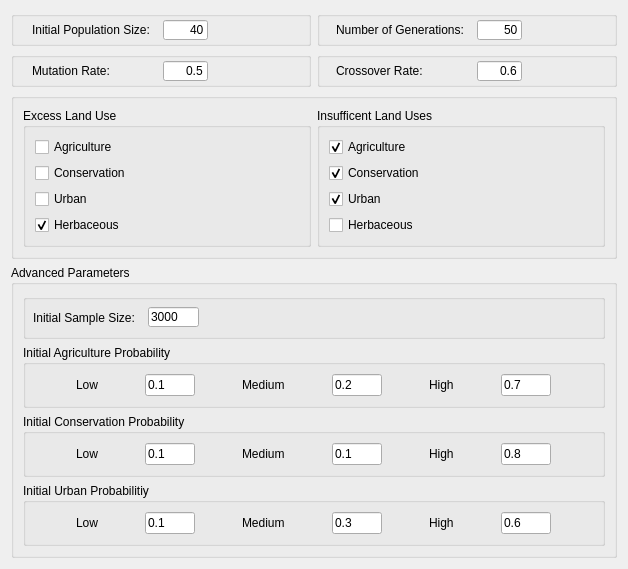
         <widget class="QWidget" name="tab_3">
          <attribute name="title">
           <string>Genetic Algorithm</string>
          </attribute>
          <layout class="QGridLayout" name="gridLayout_2">
           <item row="3" column="0" colspan="2">
            <widget class="QGroupBox" name="groupBox_16">
             <property name="sizePolicy">
              <sizepolicy hsizetype="Preferred" vsizetype="Fixed">
               <horstretch>0</horstretch>
               <verstretch>0</verstretch>
              </sizepolicy>
             </property>
             <property name="title">
              <string/>
             </property>
             <layout class="QHBoxLayout" name="horizontalLayout_13">
              <item>
               <widget class="QGroupBox" name="groupBox_9">
                <property name="sizePolicy">
                 <sizepolicy hsizetype="Expanding" vsizetype="Fixed">
                  <horstretch>0</horstretch>
                  <verstretch>0</verstretch>
                 </sizepolicy>
                </property>
                <property name="toolTip">
                 <string>&lt;html&gt;&lt;head/&gt;&lt;body&gt;&lt;p&gt;Land use constraint on the GA scenario.&lt;/p&gt;&lt;/body&gt;&lt;/html&gt;</string>
                </property>
                <property name="title">
                 <string>Excess Land Use</string>
                </property>
                <layout class="QVBoxLayout" name="verticalLayout_5">
                 <item>
                  <widget class="QCheckBox" name="check_ag_ex">
                   <property name="text">
                    <string>Agriculture</string>
                   </property>
                  </widget>
                 </item>
                 <item>
                  <widget class="QCheckBox" name="check_con_ex">
                   <property name="text">
                    <string>Conservation</string>
                   </property>
                  </widget>
                 </item>
                 <item>
                  <widget class="QCheckBox" name="check_urb_ex">
                   <property name="text">
                    <string>Urban</string>
                   </property>
                  </widget>
                 </item>
                 <item>
                  <widget class="QCheckBox" name="check_herb_ex">
                   <property name="text">
                    <string>Herbaceous</string>
                   </property>
                   <property name="checked">
                    <bool>true</bool>
                   </property>
                  </widget>
                 </item>
                </layout>
               </widget>
              </item>
              <item>
               <widget class="QGroupBox" name="groupBox_8">
                <property name="sizePolicy">
                 <sizepolicy hsizetype="Expanding" vsizetype="Fixed">
                  <horstretch>0</horstretch>
                  <verstretch>0</verstretch>
                 </sizepolicy>
                </property>
                <property name="toolTip">
                 <string>&lt;html&gt;&lt;head/&gt;&lt;body&gt;&lt;p&gt;Land use constraint on the GA scenario.&lt;/p&gt;&lt;/body&gt;&lt;/html&gt;</string>
                </property>
                <property name="title">
                 <string>Insufficent Land Uses</string>
                </property>
                <layout class="QVBoxLayout" name="verticalLayout_8">
                 <item>
                  <widget class="QCheckBox" name="check_ag_insuf">
                   <property name="text">
                    <string>Agriculture</string>
                   </property>
                   <property name="checked">
                    <bool>true</bool>
                   </property>
                  </widget>
                 </item>
                 <item>
                  <widget class="QCheckBox" name="check_con_insuf">
                   <property name="text">
                    <string>Conservation</string>
                   </property>
                   <property name="checked">
                    <bool>true</bool>
                   </property>
                  </widget>
                 </item>
                 <item>
                  <widget class="QCheckBox" name="check_urb_insuf">
                   <property name="text">
                    <string>Urban</string>
                   </property>
                   <property name="checked">
                    <bool>true</bool>
                   </property>
                  </widget>
                 </item>
                 <item>
                  <widget class="QCheckBox" name="check_herb_insuf">
                   <property name="text">
                    <string>Herbaceous</string>
                   </property>
                  </widget>
                 </item>
                </layout>
               </widget>
              </item>
             </layout>
            </widget>
           </item>
           <item row="1" column="0">
            <widget class="QGroupBox" name="groupBox_12">
             <property name="sizePolicy">
              <sizepolicy hsizetype="Fixed" vsizetype="Fixed">
               <horstretch>0</horstretch>
               <verstretch>0</verstretch>
              </sizepolicy>
             </property>
             <property name="minimumSize">
              <size>
               <width>300</width>
               <height>35</height>
              </size>
             </property>
             <property name="title">
              <string/>
             </property>
             <widget class="QLabel" name="label_29">
              <property name="geometry">
               <rect>
                <x>20</x>
                <y>9</y>
                <width>161</width>
                <height>20</height>
               </rect>
              </property>
              <property name="sizePolicy">
               <sizepolicy hsizetype="Fixed" vsizetype="Fixed">
                <horstretch>0</horstretch>
                <verstretch>0</verstretch>
               </sizepolicy>
              </property>
              <property name="minimumSize">
               <size>
                <width>0</width>
                <height>20</height>
               </size>
              </property>
              <property name="toolTip">
               <string>&lt;html&gt;&lt;head/&gt;&lt;body&gt;&lt;p&gt;Number of individuals entering into GA analysis.&lt;/p&gt;&lt;/body&gt;&lt;/html&gt;</string>
              </property>
              <property name="text">
               <string>Initial Population Size: </string>
              </property>
              <property name="margin">
               <number>1</number>
              </property>
              <property name="indent">
               <number>1</number>
              </property>
             </widget>
             <widget class="QLineEdit" name="le_init_pop">
              <property name="geometry">
               <rect>
                <x>152</x>
                <y>9</y>
                <width>45</width>
                <height>20</height>
               </rect>
              </property>
              <property name="sizePolicy">
               <sizepolicy hsizetype="Fixed" vsizetype="Fixed">
                <horstretch>0</horstretch>
                <verstretch>0</verstretch>
               </sizepolicy>
              </property>
              <property name="minimumSize">
               <size>
                <width>0</width>
                <height>0</height>
               </size>
              </property>
              <property name="toolTip">
               <string/>
              </property>
              <property name="text">
               <string>40</string>
              </property>
              <property name="alignment">
               <set>Qt::AlignRight|Qt::AlignTrailing|Qt::AlignVCenter</set>
              </property>
             </widget>
            </widget>
           </item>
           <item row="1" column="1">
            <widget class="QGroupBox" name="groupBox_15">
             <property name="sizePolicy">
              <sizepolicy hsizetype="Preferred" vsizetype="Fixed">
               <horstretch>0</horstretch>
               <verstretch>0</verstretch>
              </sizepolicy>
             </property>
             <property name="minimumSize">
              <size>
               <width>300</width>
               <height>35</height>
              </size>
             </property>
             <property name="title">
              <string/>
             </property>
             <widget class="QLabel" name="label_8">
              <property name="geometry">
               <rect>
                <x>18</x>
                <y>9</y>
                <width>141</width>
                <height>20</height>
               </rect>
              </property>
              <property name="sizePolicy">
               <sizepolicy hsizetype="Fixed" vsizetype="Fixed">
                <horstretch>0</horstretch>
                <verstretch>0</verstretch>
               </sizepolicy>
              </property>
              <property name="minimumSize">
               <size>
                <width>0</width>
                <height>20</height>
               </size>
              </property>
              <property name="toolTip">
               <string>&lt;html&gt;&lt;head/&gt;&lt;body&gt;&lt;p&gt;How many evolutions of offspring will come from the initial populaiton.&lt;/p&gt;&lt;/body&gt;&lt;/html&gt;</string>
              </property>
              <property name="text">
               <string>Number of Generations:</string>
              </property>
              <property name="indent">
               <number>1</number>
              </property>
             </widget>
             <widget class="QLineEdit" name="le_gen">
              <property name="geometry">
               <rect>
                <x>160</x>
                <y>9</y>
                <width>45</width>
                <height>20</height>
               </rect>
              </property>
              <property name="sizePolicy">
               <sizepolicy hsizetype="Fixed" vsizetype="Fixed">
                <horstretch>0</horstretch>
                <verstretch>0</verstretch>
               </sizepolicy>
              </property>
              <property name="text">
               <string>50</string>
              </property>
              <property name="alignment">
               <set>Qt::AlignRight|Qt::AlignTrailing|Qt::AlignVCenter</set>
              </property>
             </widget>
            </widget>
           </item>
           <item row="2" column="1">
            <widget class="QGroupBox" name="groupBox_13">
             <property name="sizePolicy">
              <sizepolicy hsizetype="Fixed" vsizetype="Fixed">
               <horstretch>0</horstretch>
               <verstretch>0</verstretch>
              </sizepolicy>
             </property>
             <property name="minimumSize">
              <size>
               <width>300</width>
               <height>35</height>
              </size>
             </property>
             <property name="title">
              <string/>
             </property>
             <widget class="QLineEdit" name="le_cxpb">
              <property name="geometry">
               <rect>
                <x>160</x>
                <y>9</y>
                <width>45</width>
                <height>20</height>
               </rect>
              </property>
              <property name="sizePolicy">
               <sizepolicy hsizetype="Fixed" vsizetype="Fixed">
                <horstretch>0</horstretch>
                <verstretch>0</verstretch>
               </sizepolicy>
              </property>
              <property name="minimumSize">
               <size>
                <width>0</width>
                <height>0</height>
               </size>
              </property>
              <property name="toolTip">
               <string/>
              </property>
              <property name="text">
               <string>0.6</string>
              </property>
              <property name="alignment">
               <set>Qt::AlignRight|Qt::AlignTrailing|Qt::AlignVCenter</set>
              </property>
             </widget>
             <widget class="QLabel" name="label_7">
              <property name="geometry">
               <rect>
                <x>18</x>
                <y>9</y>
                <width>111</width>
                <height>20</height>
               </rect>
              </property>
              <property name="sizePolicy">
               <sizepolicy hsizetype="Fixed" vsizetype="Fixed">
                <horstretch>0</horstretch>
                <verstretch>0</verstretch>
               </sizepolicy>
              </property>
              <property name="minimumSize">
               <size>
                <width>0</width>
                <height>20</height>
               </size>
              </property>
              <property name="toolTip">
               <string>&lt;html&gt;&lt;head/&gt;&lt;body&gt;&lt;p&gt;Likelihood that crossover will happen between two parents.&lt;/p&gt;&lt;/body&gt;&lt;/html&gt;</string>
              </property>
              <property name="lineWidth">
               <number>1</number>
              </property>
              <property name="text">
               <string>Crossover Rate:</string>
              </property>
              <property name="indent">
               <number>1</number>
              </property>
             </widget>
            </widget>
           </item>
           <item row="2" column="0">
            <widget class="QGroupBox" name="groupBox_14">
             <property name="sizePolicy">
              <sizepolicy hsizetype="Preferred" vsizetype="Fixed">
               <horstretch>0</horstretch>
               <verstretch>0</verstretch>
              </sizepolicy>
             </property>
             <property name="minimumSize">
              <size>
               <width>300</width>
               <height>35</height>
              </size>
             </property>
             <property name="title">
              <string/>
             </property>
             <widget class="QLabel" name="label_19">
              <property name="enabled">
               <bool>true</bool>
              </property>
              <property name="geometry">
               <rect>
                <x>20</x>
                <y>9</y>
                <width>111</width>
                <height>20</height>
               </rect>
              </property>
              <property name="sizePolicy">
               <sizepolicy hsizetype="Fixed" vsizetype="Fixed">
                <horstretch>0</horstretch>
                <verstretch>0</verstretch>
               </sizepolicy>
              </property>
              <property name="minimumSize">
               <size>
                <width>0</width>
                <height>20</height>
               </size>
              </property>
              <property name="toolTip">
               <string>&lt;html&gt;&lt;head/&gt;&lt;body&gt;&lt;p&gt;Likelihood that mutaiton will happen with a child's genes.&lt;/p&gt;&lt;/body&gt;&lt;/html&gt;</string>
              </property>
              <property name="text">
               <string>Mutation Rate:</string>
              </property>
              <property name="textFormat">
               <enum>Qt::AutoText</enum>
              </property>
              <property name="alignment">
               <set>Qt::AlignLeading|Qt::AlignLeft|Qt::AlignVCenter</set>
              </property>
              <property name="indent">
               <number>1</number>
              </property>
             </widget>
             <widget class="QLineEdit" name="le_mutpb">
              <property name="geometry">
               <rect>
                <x>152</x>
                <y>9</y>
                <width>45</width>
                <height>20</height>
               </rect>
              </property>
              <property name="sizePolicy">
               <sizepolicy hsizetype="Fixed" vsizetype="Fixed">
                <horstretch>0</horstretch>
                <verstretch>0</verstretch>
               </sizepolicy>
              </property>
              <property name="text">
               <string>0.5</string>
              </property>
              <property name="alignment">
               <set>Qt::AlignRight|Qt::AlignTrailing|Qt::AlignVCenter</set>
              </property>
             </widget>
            </widget>
           </item>
           <item row="4" column="0" colspan="2">
            <widget class="QgsCollapsibleGroupBox" name="mGroupBox">
             <property name="title">
              <string>Advanced Parameters</string>
             </property>
             <property name="collapsed">
              <bool>false</bool>
             </property>
             <property name="saveCollapsedState">
              <bool>true</bool>
             </property>
             <layout class="QVBoxLayout" name="verticalLayout_6">
              <item>
               <widget class="QGroupBox" name="groupBox_17">
                <property name="sizePolicy">
                 <sizepolicy hsizetype="Expanding" vsizetype="Fixed">
                  <horstretch>0</horstretch>
                  <verstretch>0</verstretch>
                 </sizepolicy>
                </property>
                <property name="minimumSize">
                 <size>
                  <width>550</width>
                  <height>45</height>
                 </size>
                </property>
                <property name="title">
                 <string/>
                </property>
                <widget class="QLabel" name="label_20">
                 <property name="geometry">
                  <rect>
                   <x>10</x>
                   <y>13</y>
                   <width>111</width>
                   <height>21</height>
                  </rect>
                 </property>
                 <property name="sizePolicy">
                  <sizepolicy hsizetype="Fixed" vsizetype="Fixed">
                   <horstretch>0</horstretch>
                   <verstretch>0</verstretch>
                  </sizepolicy>
                 </property>
                 <property name="toolTip">
                  <string>&lt;html&gt;&lt;head/&gt;&lt;body&gt;&lt;p&gt;Sample of total population evaluated&lt;/p&gt;&lt;/body&gt;&lt;/html&gt;</string>
                 </property>
                 <property name="text">
                  <string>Initial Sample Size:</string>
                 </property>
                </widget>
                <widget class="QLineEdit" name="le_init_sample">
                 <property name="geometry">
                  <rect>
                   <x>125</x>
                   <y>13</y>
                   <width>51</width>
                   <height>20</height>
                  </rect>
                 </property>
                 <property name="text">
                  <string>3000</string>
                 </property>
                </widget>
               </widget>
              </item>
              <item>
               <widget class="QGroupBox" name="groupBox">
                <property name="sizePolicy">
                 <sizepolicy hsizetype="Preferred" vsizetype="Fixed">
                  <horstretch>0</horstretch>
                  <verstretch>0</verstretch>
                 </sizepolicy>
                </property>
                <property name="toolTip">
                 <string>&lt;html&gt;&lt;head/&gt;&lt;body&gt;&lt;p&gt;Probability for sampling agricultural land uses.&lt;/p&gt;&lt;/body&gt;&lt;/html&gt;</string>
                </property>
                <property name="title">
                 <string>Initial Agriculture Probability</string>
                </property>
                <layout class="QHBoxLayout" name="horizontalLayout_7">
                 <item>
                  <widget class="QLabel" name="label_3">
                   <property name="sizePolicy">
                    <sizepolicy hsizetype="Fixed" vsizetype="Preferred">
                     <horstretch>0</horstretch>
                     <verstretch>0</verstretch>
                    </sizepolicy>
                   </property>
                   <property name="text">
                    <string>Low</string>
                   </property>
                  </widget>
                 </item>
                 <item>
                  <widget class="QLineEdit" name="le_ag_low">
                   <property name="sizePolicy">
                    <sizepolicy hsizetype="Fixed" vsizetype="Fixed">
                     <horstretch>0</horstretch>
                     <verstretch>0</verstretch>
                    </sizepolicy>
                   </property>
                   <property name="maximumSize">
                    <size>
                     <width>50</width>
                     <height>16777215</height>
                    </size>
                   </property>
                   <property name="text">
                    <string>0.1</string>
                   </property>
                  </widget>
                 </item>
                 <item>
                  <widget class="QLabel" name="label_12">
                   <property name="sizePolicy">
                    <sizepolicy hsizetype="Fixed" vsizetype="Preferred">
                     <horstretch>0</horstretch>
                     <verstretch>0</verstretch>
                    </sizepolicy>
                   </property>
                   <property name="text">
                    <string>Medium</string>
                   </property>
                  </widget>
                 </item>
                 <item>
                  <widget class="QLineEdit" name="le_ag_med">
                   <property name="maximumSize">
                    <size>
                     <width>50</width>
                     <height>16777215</height>
                    </size>
                   </property>
                   <property name="text">
                    <string>0.2</string>
                   </property>
                  </widget>
                 </item>
                 <item>
                  <widget class="QLabel" name="label_14">
                   <property name="sizePolicy">
                    <sizepolicy hsizetype="Fixed" vsizetype="Preferred">
                     <horstretch>0</horstretch>
                     <verstretch>0</verstretch>
                    </sizepolicy>
                   </property>
                   <property name="text">
                    <string>High</string>
                   </property>
                  </widget>
                 </item>
                 <item>
                  <widget class="QLineEdit" name="le_ag_high">
                   <property name="maximumSize">
                    <size>
                     <width>50</width>
                     <height>16777215</height>
                    </size>
                   </property>
                   <property name="text">
                    <string>0.7</string>
                   </property>
                  </widget>
                 </item>
                </layout>
               </widget>
              </item>
              <item>
               <widget class="QGroupBox" name="groupBox_2">
                <property name="sizePolicy">
                 <sizepolicy hsizetype="Preferred" vsizetype="Fixed">
                  <horstretch>0</horstretch>
                  <verstretch>0</verstretch>
                 </sizepolicy>
                </property>
                <property name="toolTip">
                 <string>&lt;html&gt;&lt;head/&gt;&lt;body&gt;&lt;p&gt;Probability for sampling agricultural land uses.&lt;/p&gt;&lt;/body&gt;&lt;/html&gt;</string>
                </property>
                <property name="title">
                 <string>Initial Conservation Probability</string>
                </property>
                <layout class="QHBoxLayout" name="horizontalLayout_8">
                 <item>
                  <widget class="QLabel" name="label_4">
                   <property name="sizePolicy">
                    <sizepolicy hsizetype="Fixed" vsizetype="Preferred">
                     <horstretch>0</horstretch>
                     <verstretch>0</verstretch>
                    </sizepolicy>
                   </property>
                   <property name="text">
                    <string>Low</string>
                   </property>
                  </widget>
                 </item>
                 <item>
                  <widget class="QLineEdit" name="le_con_low">
                   <property name="maximumSize">
                    <size>
                     <width>50</width>
                     <height>16777215</height>
                    </size>
                   </property>
                   <property name="text">
                    <string>0.1</string>
                   </property>
                  </widget>
                 </item>
                 <item>
                  <widget class="QLabel" name="label_13">
                   <property name="sizePolicy">
                    <sizepolicy hsizetype="Fixed" vsizetype="Preferred">
                     <horstretch>0</horstretch>
                     <verstretch>0</verstretch>
                    </sizepolicy>
                   </property>
                   <property name="text">
                    <string>Medium</string>
                   </property>
                  </widget>
                 </item>
                 <item>
                  <widget class="QLineEdit" name="le_con_med">
                   <property name="maximumSize">
                    <size>
                     <width>50</width>
                     <height>16777215</height>
                    </size>
                   </property>
                   <property name="text">
                    <string>0.1</string>
                   </property>
                  </widget>
                 </item>
                 <item>
                  <widget class="QLabel" name="label_15">
                   <property name="sizePolicy">
                    <sizepolicy hsizetype="Fixed" vsizetype="Preferred">
                     <horstretch>0</horstretch>
                     <verstretch>0</verstretch>
                    </sizepolicy>
                   </property>
                   <property name="text">
                    <string>High</string>
                   </property>
                  </widget>
                 </item>
                 <item>
                  <widget class="QLineEdit" name="le_con_high">
                   <property name="maximumSize">
                    <size>
                     <width>50</width>
                     <height>16777215</height>
                    </size>
                   </property>
                   <property name="text">
                    <string>0.8</string>
                   </property>
                  </widget>
                 </item>
                </layout>
               </widget>
              </item>
              <item>
               <widget class="QGroupBox" name="groupBox_3">
                <property name="sizePolicy">
                 <sizepolicy hsizetype="Preferred" vsizetype="Fixed">
                  <horstretch>0</horstretch>
                  <verstretch>0</verstretch>
                 </sizepolicy>
                </property>
                <property name="toolTip">
                 <string>&lt;html&gt;&lt;head/&gt;&lt;body&gt;&lt;p&gt;Probability for sampling agricultural land uses.&lt;/p&gt;&lt;/body&gt;&lt;/html&gt;</string>
                </property>
                <property name="title">
                 <string>Initial Urban Probabilitiy</string>
                </property>
                <layout class="QHBoxLayout" name="horizontalLayout_9">
                 <item>
                  <widget class="QLabel" name="label_17">
                   <property name="sizePolicy">
                    <sizepolicy hsizetype="Fixed" vsizetype="Preferred">
                     <horstretch>0</horstretch>
                     <verstretch>0</verstretch>
                    </sizepolicy>
                   </property>
                   <property name="text">
                    <string>Low</string>
                   </property>
                  </widget>
                 </item>
                 <item>
                  <widget class="QLineEdit" name="le_urb_low">
                   <property name="maximumSize">
                    <size>
                     <width>50</width>
                     <height>16777215</height>
                    </size>
                   </property>
                   <property name="text">
                    <string>0.1</string>
                   </property>
                  </widget>
                 </item>
                 <item>
                  <widget class="QLabel" name="label_16">
                   <property name="sizePolicy">
                    <sizepolicy hsizetype="Fixed" vsizetype="Preferred">
                     <horstretch>0</horstretch>
                     <verstretch>0</verstretch>
                    </sizepolicy>
                   </property>
                   <property name="text">
                    <string>Medium</string>
                   </property>
                  </widget>
                 </item>
                 <item>
                  <widget class="QLineEdit" name="le_urb_med">
                   <property name="maximumSize">
                    <size>
                     <width>50</width>
                     <height>16777215</height>
                    </size>
                   </property>
                   <property name="text">
                    <string>0.3</string>
                   </property>
                  </widget>
                 </item>
                 <item>
                  <widget class="QLabel" name="label_18">
                   <property name="sizePolicy">
                    <sizepolicy hsizetype="Fixed" vsizetype="Preferred">
                     <horstretch>0</horstretch>
                     <verstretch>0</verstretch>
                    </sizepolicy>
                   </property>
                   <property name="text">
                    <string>High</string>
                   </property>
                  </widget>
                 </item>
                 <item>
                  <widget class="QLineEdit" name="le_urb_high">
                   <property name="maximumSize">
                    <size>
                     <width>50</width>
                     <height>16777215</height>
                    </size>
                   </property>
                   <property name="text">
                    <string>0.6</string>
                   </property>
                  </widget>
                 </item>
                </layout>
               </widget>
              </item>
             </layout>
            </widget>
           </item>
          </layout>
         </widget>
